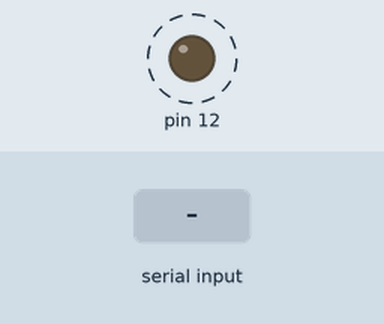
This sketch was run on a simulated Arduino Uno, built with avr-gcc and run on an emulated ATmega328P. On the bench: output pins drawn as LEDs (lit = HIGH). Dashed ring = blinking. The inputs (shaded band) are chosen by the test bench. EEPROM starts erased; what the sketch prints to the serial monitor is not drawn.

Above: at 1.2 s.
1.3 s: "S" received over Serial
4.3 s: "R" received over Serial
Timing chart, 0 to 13.3 s (numbered marks = the images above; inputs shaded):
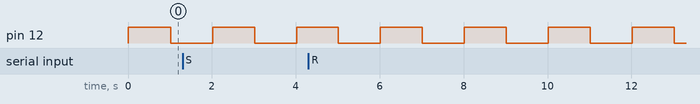

Measured:
- by itself, pin 12: alternates HIGH for 1.0 s and LOW for 1.0 s

The sketch:

task3.ino
```cpp
#include <Arduino.h>   // Provides setup(), loop(), Serial, delay(), and basic Arduino types
#include <avr/io.h>    // Provides AVR register definitions such as EECR, EEAR, EEDR, EEPE, EEMPE, EERE

// ─────────────────────────────────────────────
// EEPROM address used to persist the counter
// Physical EEPROM byte address 0x00
// ─────────────────────────────────────────────
#define EEPROM_ADDR 0x00

volatile uint8_t counter = 0;
// 'volatile' is not strictly necessary here because 'counter' is not modified
// by an interrupt or hardware register. It is kept for safety in case the code
// is later extended with interrupts.

// ── EEPROM helpers (raw register access) ──────
uint8_t eeprom_read_byte_raw(uint16_t addr) {
  while (EECR & (1 << EEPE));   // Wait until any previous EEPROM write finishes
  EEAR = addr;                  // Set EEPROM address register
  EECR |= (1 << EERE);          // Trigger EEPROM read operation
  return EEDR;                  // Return data from EEPROM data register
}

void eeprom_write_byte_raw(uint16_t addr, uint8_t data) {
  while (EECR & (1 << EEPE));   // Wait until any previous EEPROM write finishes
  EEAR = addr;                  // Set EEPROM address register
  EEDR = data;                  // Load data into EEPROM data register
  EECR |= (1 << EEMPE);         // Enable master write (must be set before EEPE)
  EECR |= (1 << EEPE);          // Start EEPROM write
}

void setup() {
  Serial.begin(9600);

  // Restore counter value from EEPROM on power-up.
  // If EEPROM has never been written, the value will be 0xFF,
  // so it is interpreted as an uninitialized value and reset to 0.
  uint8_t stored = eeprom_read_byte_raw(EEPROM_ADDR);
  counter = (stored == 0xFF) ? 0 : stored;

  Serial.print("Resumed from EEPROM. Counter = ");
  Serial.println(counter);
  Serial.println("Commands: S = Store | R = Reset");

  DDRB |= (1 << DDB4);   // Configure PB4 (Arduino pin D12) as output for oscilloscope observation
  PORTB &= ~(1 << PORTB4); // Ensure D12 starts LOW
}

void loop() {
  // ─────────────────────────────────────────────────────────────
  // AVR inline assembly: increment the counter once per loop
  //
  // Instruction breakdown:
  //   LDS r24, counter   → Load value from SRAM into register r24  = 2 cycles
  //   INC r24            → Increment register r24 by 1              = 1 cycle
  //   STS counter, r24   → Store updated value back to SRAM         = 2 cycles
  //
  // TOTAL = 5 CPU cycles
  //
  // At a 16 MHz CPU clock:
  //   1 cycle = 62.5 ns
  //   5 cycles ≈ 312.5 ns
  //
  // This execution time is negligible compared to the 1-second
  // loop window created by delay(1000).
  //
  // The rest of the second (~15,999,995 cycles) is mostly consumed
  // by Serial.print operations and the delay() call.
  //
  // Register used: r24
  // r24 is a caller-saved register and safe for temporary operations.
  //
  // The 'counter' variable resides in SRAM.
  // ─────────────────────────────────────────────────────────────

  asm volatile(
    "lds r24, %[cnt]  \n\t"   // Load counter from SRAM into r24 (2 cycles)
    "inc r24          \n\t"   // Increment r24 (1 cycle)
    "sts %[cnt], r24  \n\t"   // Store updated value back into SRAM (2 cycles)
    :
    : [cnt] "m" (counter)     // Memory operand "m" referring to the counter variable
    : "r24"                   // Inform the compiler that r24 is modified. Clobber
  );

  PORTB ^= (1 << PORTB4);
  // Toggle PB4 (Arduino D12) once per loop iteration.
  // This produces a square-wave signal visible on an oscilloscope,
  // allowing timing verification of the 1-second loop.

  Serial.print("Counter = ");
  Serial.println(counter);

  // Handle serial commands
  if (Serial.available()) {
    char command = Serial.read();

    if (command == 'S') {
      eeprom_write_byte_raw(EEPROM_ADDR, counter);
      Serial.print("Stored counter = ");
      Serial.print(counter);
      Serial.println(" in EEPROM at address 0x00.");
    }

    if (command == 'R') {
      counter = 0;
      eeprom_write_byte_raw(EEPROM_ADDR, 0);
      Serial.println("Counter reset to 0 and saved in EEPROM.");
    }
  }

  delay(1000);  // 1-second loop period
}
```
